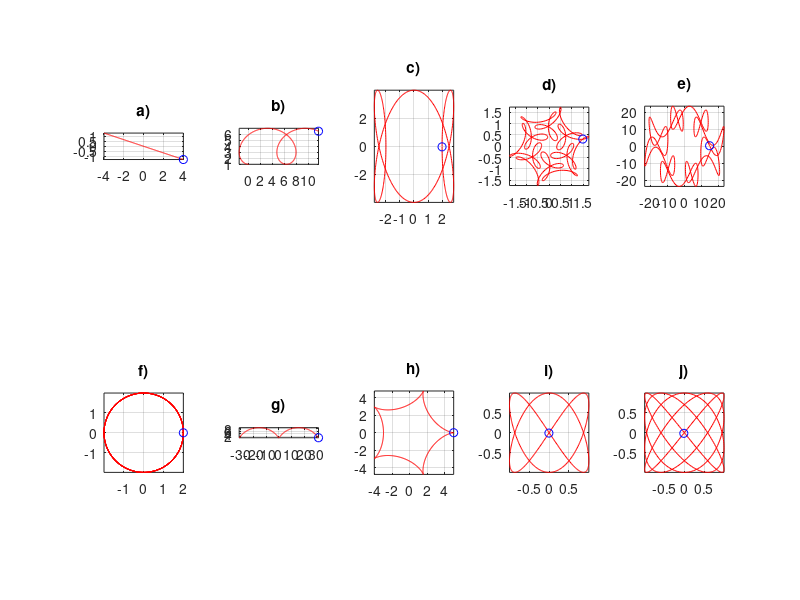

Write MATLAB code to recreate this figure.
% =====================================================
% Actividad 3: Obtención de Trayectorias Paramétricas
% Alumno: Omar
% Materia: Robots Móviles Terrestres
% =====================================================

clear all; close all; clc;

% --- CONFIGURACIÓN DE ANIMACIÓN ---
paso = 0.01; % Resolución de t

%% a) Línea Recta Inclinada
t = -2:paso:2;
x = 2*t;
y = (t - 3*t)/3;
figure(1); subplot(2,5,1); comet(x,y); grid on; axis equal; title('a)');

%% b) Cicloide / Trocoide
t = 0:paso:10;
x = t - 3*sin(t);
y = 4 - 3*cos(t);
subplot(2,5,2); comet(x,y); grid on; axis equal; title('b)');

%% c) Cardioide / Corazón modificado
t = 0:paso:2*pi;
x = 3*cos(t) - cos(3*t);
y = 4*sin(3*t);
subplot(2,5,3); comet(x,y); grid on; axis equal; title('c)');

%% d) Superposición de frecuencias (Spirograph)
t = 0:paso:2*pi;
x = cos(t) + (1/2)*cos(7*t) + (1/3)*sin(17*t);
y = sin(t) + (1/2)*sin(7*t) + (1/3)*cos(17*t);
subplot(2,5,4); comet(x,y); grid on; axis equal; title('d)');

%% e) Hipotrocoide
t = 0:paso:2*pi;
x = 17*cos(t) + 7*cos(17+7*t);
y = 17*sin(t) - 7*sin(17*t);
subplot(2,5,5); comet(x,y); grid on; axis equal; title('e)');

%% f) Círculo repetido (7 vueltas)
t = 0:paso:14*pi;
x = 2*cos(t);
y = 2*sin(t);
subplot(2,5,6); comet(x,y); grid on; axis equal; title('f)');

%% g) Trocoide alargada
t = -2*pi:paso:2*pi;
x = 5*t - 4*sin(t);
y = 5 - 4*cos(t);
subplot(2,5,7); comet(x,y); grid on; axis equal; title('g)');

%% h) Epicicloide (Pétalos)
t = 0:paso:2*pi;
x = 4*cos(t) + cos(4*t);
y = 4*sin(t) - sin(4*t);
subplot(2,5,8); comet(x,y); grid on; axis equal; title('h)');

%% i) Lissajous (Frecuencia 2:3)
t = 0:paso:2*pi;
x = sin(2*t);
y = sin(3*t);
subplot(2,5,9); comet(x,y); grid on; axis equal; title('i)');

%% j) Lissajous (Frecuencia 4:5)
t = 0:paso:2*pi;
x = sin(4*t);
y = sin(5*t);
subplot(2,5,10); comet(x,y); grid on; axis equal; title('j)');
